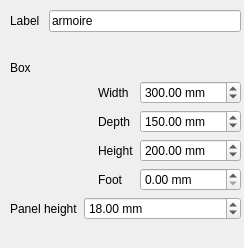
<?xml version="1.0" encoding="UTF-8"?>
<ui version="4.0">
 <class>BlockPanel</class>
 <widget class="QDialog" name="BlockPanel">
  <property name="geometry">
   <rect>
    <x>0</x>
    <y>0</y>
    <width>244</width>
    <height>248</height>
   </rect>
  </property>
  <property name="minimumSize">
   <size>
    <width>244</width>
    <height>248</height>
   </size>
  </property>
  <property name="windowTitle">
   <string>Dialog</string>
  </property>
  <widget class="QWidget" name="gridLayoutWidget">
   <property name="geometry">
    <rect>
     <x>10</x>
     <y>10</y>
     <width>231</width>
     <height>231</height>
    </rect>
   </property>
   <layout class="QGridLayout" name="gridLayout">
    <item row="1" column="0">
     <layout class="QFormLayout" name="labelForm">
      <item row="0" column="1">
       <widget class="QLineEdit" name="label_edit">
        <property name="text">
         <string>armoire</string>
        </property>
       </widget>
      </item>
      <item row="0" column="0">
       <widget class="QLabel" name="label_label">
        <property name="text">
         <string>Label </string>
        </property>
       </widget>
      </item>
     </layout>
    </item>
    <item row="2" column="0">
     <layout class="QGridLayout" name="boxLayout">
      <item row="2" column="0">
       <layout class="QGridLayout" name="gridLayout_4">
        <item row="0" column="0">
         <spacer name="horizontalSpacer">
          <property name="orientation">
           <enum>Qt::Horizontal</enum>
          </property>
          <property name="sizeHint" stdset="0">
           <size>
            <width>40</width>
            <height>20</height>
           </size>
          </property>
         </spacer>
        </item>
        <item row="0" column="1">
         <layout class="QFormLayout" name="formLayout">
          <item row="2" column="0">
           <widget class="QLabel" name="box_depth_label">
            <property name="text">
             <string>Depth</string>
            </property>
           </widget>
          </item>
          <item row="2" column="1">
           <widget class="QDoubleSpinBox" name="box_depth">
            <property name="suffix">
             <string> mm</string>
            </property>
            <property name="maximum">
             <double>99999.000000000000000</double>
            </property>
            <property name="value">
             <double>150.000000000000000</double>
            </property>
           </widget>
          </item>
          <item row="3" column="0">
           <widget class="QLabel" name="box_height_label">
            <property name="text">
             <string>Height</string>
            </property>
           </widget>
          </item>
          <item row="3" column="1">
           <widget class="QDoubleSpinBox" name="box_height">
            <property name="suffix">
             <string> mm</string>
            </property>
            <property name="maximum">
             <double>99999.000000000000000</double>
            </property>
            <property name="value">
             <double>200.000000000000000</double>
            </property>
           </widget>
          </item>
          <item row="4" column="0">
           <widget class="QLabel" name="box_foot_label">
            <property name="text">
             <string>Foot</string>
            </property>
           </widget>
          </item>
          <item row="4" column="1">
           <widget class="QDoubleSpinBox" name="box_foot">
            <property name="suffix">
             <string> mm</string>
            </property>
            <property name="maximum">
             <double>99999.000000000000000</double>
            </property>
           </widget>
          </item>
          <item row="1" column="1">
           <widget class="QDoubleSpinBox" name="box_width">
            <property name="suffix">
             <string> mm</string>
            </property>
            <property name="maximum">
             <double>99999.000000000000000</double>
            </property>
            <property name="value">
             <double>300.000000000000000</double>
            </property>
           </widget>
          </item>
          <item row="1" column="0">
           <widget class="QLabel" name="box_width_label">
            <property name="text">
             <string>Width</string>
            </property>
           </widget>
          </item>
         </layout>
        </item>
       </layout>
      </item>
      <item row="1" column="0">
       <widget class="QLabel" name="box">
        <property name="text">
         <string>Box</string>
        </property>
       </widget>
      </item>
     </layout>
    </item>
    <item row="3" column="0">
     <layout class="QFormLayout" name="panelHeightForm">
      <item row="0" column="1">
       <widget class="QDoubleSpinBox" name="panel_height">
        <property name="suffix">
         <string> mm</string>
        </property>
        <property name="maximum">
         <double>199.990000000000009</double>
        </property>
        <property name="value">
         <double>18.000000000000000</double>
        </property>
       </widget>
      </item>
      <item row="0" column="0">
       <widget class="QLabel" name="panel_height_label">
        <property name="text">
         <string>Panel height</string>
        </property>
       </widget>
      </item>
     </layout>
    </item>
   </layout>
  </widget>
 </widget>
 <resources/>
 <connections/>
</ui>
